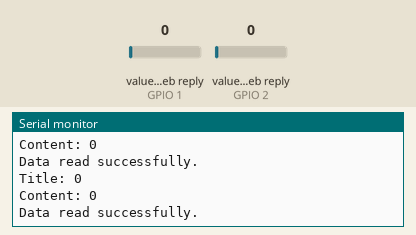
The sketch below on a simulated ESP32. Shown: the last lines printed to the serial monitor. The test bench sets the inputs (shaded band); at power-on: value in the web reply (sensors on GPIO 1, GPIO 2) 0. WiFi joins after 1.5 s; servers stay silent unless stated; web services answer with replies made up by the test bench.

Above: at 11.7 s.
11.8 s: value in the web reply (sensor on GPIO 1) set to 2
At 17.7 s:
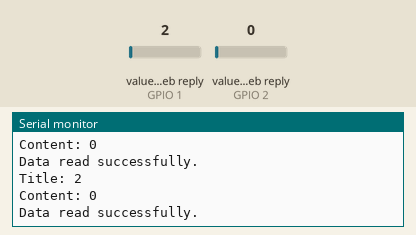
20.0 s: value in the web reply (sensor on GPIO 2) set to 2
At 23.2 s:
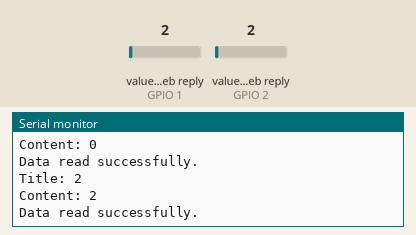
28.2 s: value in the web reply (sensor on GPIO 1) set to 25
At 34.2 s:
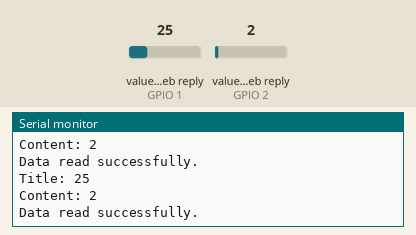
36.4 s: value in the web reply (sensor on GPIO 2) set to 25
At 39.7 s:
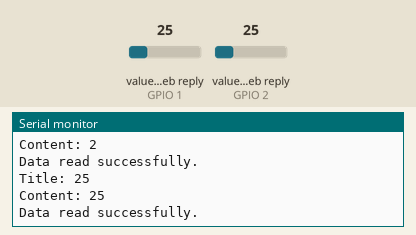
Timing chart, 0 to 41.2 s (numbered marks = the images above; inputs shaded):
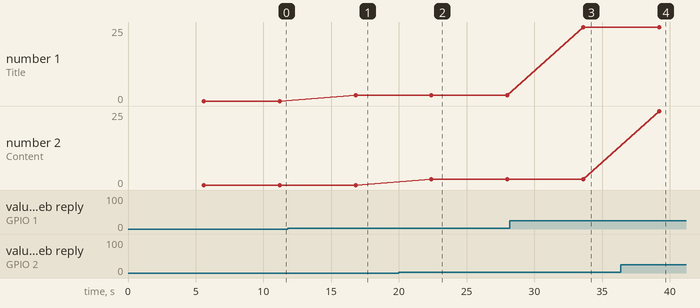

The sketch:

ESP32_read_from_thingspeak.ino
```cpp
// (licence header left out)
#include <WiFi.h>
#include "ThingSpeak.h"

const char* ssid = "My Wireless Network";   // Your network SSID (name)
const char* password = "dTre7bd90mrs";   // Your network password

WiFiClient  client;

unsigned long myChannelNumber = 1234567; // Channel ID
const char * myReadAPIKey = "K9L8M7N6O5P4Q3R2"; // Read API Key

void setup() {
  Serial.begin(115200); //Initialize serial

  WiFi.mode(WIFI_STA);

  ThingSpeak.begin(client); // Initialize ThingSpeak
}

void loop() {
  // Connect or reconnect to WiFi
  if (WiFi.status() != WL_CONNECTED) {
    Serial.print("Attempting to connect");
    while (WiFi.status() != WL_CONNECTED) {
      WiFi.begin(ssid, password);
      delay(5000);
    }
    Serial.println("\nConnected.");
  }

  String ttl = ThingSpeak.readStringField(myChannelNumber, 1, myReadAPIKey);
  String cnt = ThingSpeak.readStringField(myChannelNumber, 2, myReadAPIKey);
  int x = ThingSpeak.getLastReadStatus();
    Serial.print("Title: ");
    Serial.println(ttl);
    Serial.print("Content: ");
    Serial.println(cnt);
  if (x == 200) {
    Serial.println("Data read successfully.");
  }
  else {
    Serial.println("Something went wrong. HTTP error code " + String(x));
  }
  delay(5000);
}
```

Measured:
- after the input at 11.8 s, the serial monitor: prints a new line after 5.0 s (image 1)
- after the input at 20.0 s, the serial monitor: prints a new line after 2.4 s (image 2)
- after the input at 28.2 s, the serial monitor: prints a new line after 5.4 s (image 3)
- after the input at 36.4 s, the serial monitor: prints a new line after 2.8 s (image 4)
- plotted number 1: 0 → 2 after the input at 11.8 s, 2 → 25 after the input at 28.2 s
